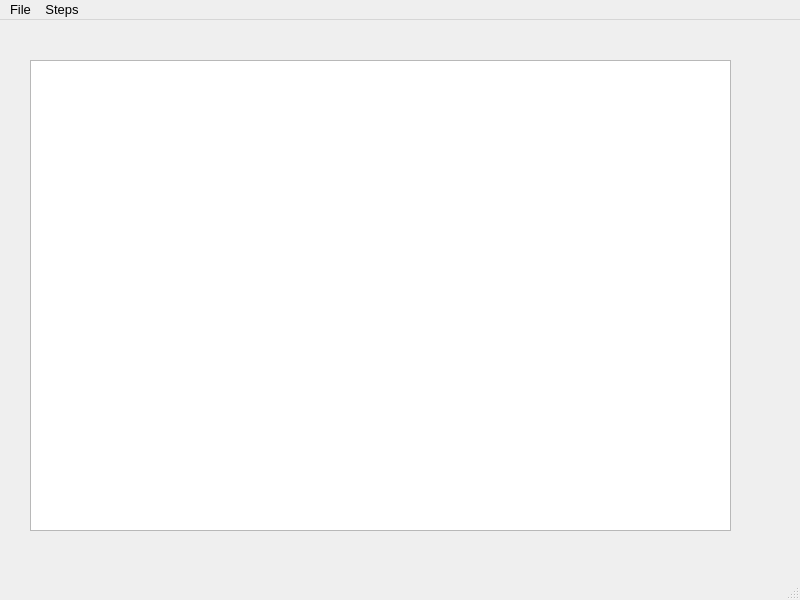
<?xml version="1.0" encoding="UTF-8"?>
<ui version="4.0">
 <class>MainWindow</class>
 <widget class="QMainWindow" name="MainWindow">
  <property name="geometry">
   <rect>
    <x>0</x>
    <y>0</y>
    <width>800</width>
    <height>600</height>
   </rect>
  </property>
  <property name="font">
   <font>
    <pointsize>10</pointsize>
   </font>
  </property>
  <property name="windowTitle">
   <string>MainWindow</string>
  </property>
  <widget class="QWidget" name="centralwidget">
   <widget class="QTextEdit" name="textEdit">
    <property name="geometry">
     <rect>
      <x>30</x>
      <y>40</y>
      <width>701</width>
      <height>471</height>
     </rect>
    </property>
    <property name="font">
     <font>
      <pointsize>20</pointsize>
     </font>
    </property>
    <property name="readOnly">
     <bool>true</bool>
    </property>
   </widget>
  </widget>
  <widget class="QMenuBar" name="menubar">
   <property name="geometry">
    <rect>
     <x>0</x>
     <y>0</y>
     <width>800</width>
     <height>28</height>
    </rect>
   </property>
   <widget class="QMenu" name="menuFile">
    <property name="title">
     <string>File</string>
    </property>
    <addaction name="actionOpen"/>
    <addaction name="actionExit"/>
   </widget>
   <widget class="QMenu" name="menuSteps">
    <property name="title">
     <string>Steps</string>
    </property>
    <addaction name="actionNext"/>
    <addaction name="actionPrev"/>
    <addaction name="actionFirst_word"/>
    <addaction name="actionFirst_letter"/>
    <addaction name="actionReset"/>
   </widget>
   <addaction name="menuFile"/>
   <addaction name="menuSteps"/>
  </widget>
  <widget class="QStatusBar" name="statusbar"/>
  <action name="actionOpen">
   <property name="text">
    <string>&amp;Open</string>
   </property>
   <property name="shortcut">
    <string>Ctrl+O</string>
   </property>
  </action>
  <action name="actionExit">
   <property name="text">
    <string>&amp;Exit</string>
   </property>
   <property name="shortcut">
    <string>Ctrl+X</string>
   </property>
  </action>
  <action name="actionNext">
   <property name="text">
    <string>&amp;Next</string>
   </property>
   <property name="shortcut">
    <string>Ctrl+N</string>
   </property>
  </action>
  <action name="actionPrev">
   <property name="text">
    <string>&amp;Prev</string>
   </property>
   <property name="shortcut">
    <string>Ctrl+P</string>
   </property>
  </action>
  <action name="actionFirst_word">
   <property name="text">
    <string>First word</string>
   </property>
   <property name="shortcut">
    <string>Ctrl+W</string>
   </property>
  </action>
  <action name="actionFirst_letter">
   <property name="text">
    <string>First letter</string>
   </property>
   <property name="shortcut">
    <string>Ctrl+L</string>
   </property>
  </action>
  <action name="actionReset">
   <property name="text">
    <string>Reset</string>
   </property>
   <property name="shortcut">
    <string>Ctrl+R</string>
   </property>
  </action>
 </widget>
 <resources/>
 <connections/>
</ui>
